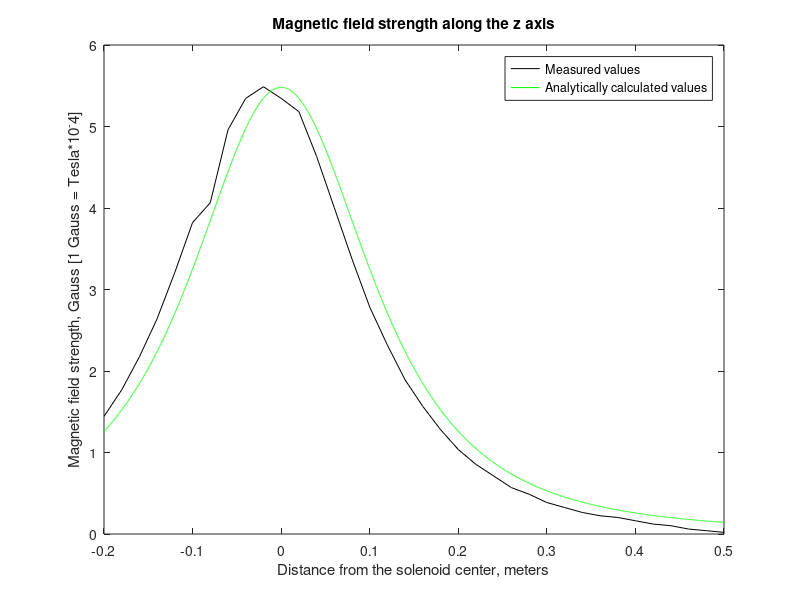

Source code (MATLAB):
% Ingående storheter
I=1.04;		% Ström, Ampere
r=0.155;	% Spolens radie, Meter
N=130;		% Spolens antal lindningar

% Parametrar för teoretiska beräkningar
xstep=0.00005;
zstep=0.00005;
xt=[0:xstep:0.2];
y=0;
zt=[-0.2:zstep:0.5];

% Mätdataplot längs z-axeln
% Det här är inte beräknande kod, bara en massa värden definierade som variabler. 
zm=[-0.20:0.02:0.50];
Bzminput=[7.1 8.7 10.7 13.0 15.8 18.8 20 24.4 26.3 27 26.3 25.5 22.8 19.7 16.6 13.7 11.4 9.3 7.7 6.3 5.1 4.2 3.5 2.8 2.4 1.9 1.6 1.3 1.1 1 0.8 0.6 0.5 0.3 0.2 0.1];
Bzm=Bzminput./4.92;

% Numeriskt längs z-axeln
%dBzn=10^-3*

% Analytiskt längs z-axeln
A=(r^2)*pi;			% Spolens area, m^2
d=sqrt(r^2+zt.^2);		% Avstånd från spole till mätpunkt, meter
Bza=10^-3*(2*I*N*A)./(d.^3);	% Magnetisk fältstyrka [1 Gauss = 10^-4 Tesla]

% z-plot, naturligtvis skitsnygg eftersom jag kodat den //Togald
plot(zm,Bzm,'k',zt,Bza,'g');
xlabel('Distance from the solenoid center, meters');
ylabel('Magnetic field strength, Gauss [1 Gauss = Tesla*10^-4]');
title('Magnetic field strength along the z axis');
legend('Measured values','Analytically calculated values','Location','NorthEast');
